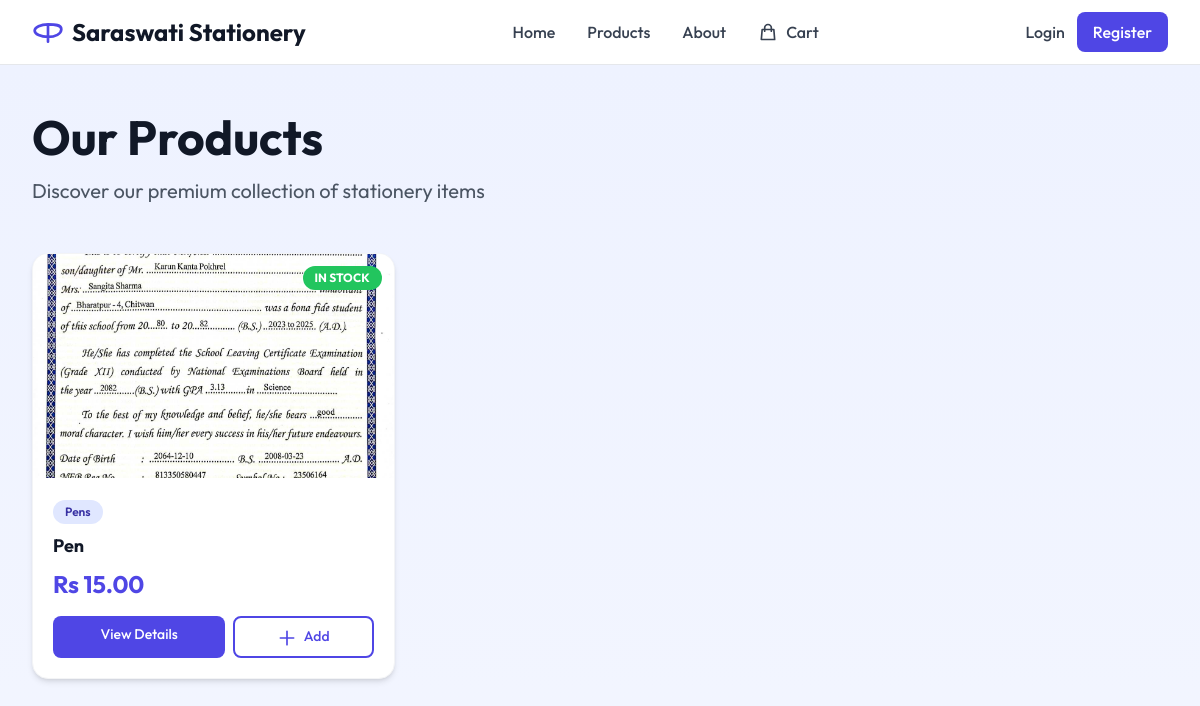
Page /products on the committed database.
### models.py (models this page shows, shortened)
class Product(db.Model):
    id = db.Column(db.Integer, primary_key=True)
    name = db.Column(db.String(200), nullable=False)
    price = db.Column(db.Float, nullable=False)
    stock = db.Column(db.Integer, default=0)
    category = db.Column(db.String(100))
    description = db.Column(db.Text)
    image_filename = db.Column(db.String(255))  # Stores uploaded image filename
    created_at = db.Column(db.DateTime, default=db.func.current_timestamp())
    updated_at = db.Column(db.DateTime, default=db.func.current_timestamp(), onupdate=db.func.current_timestamp())
    def get_image_url(self):
        if self.image_filename:
            return f"/static/uploads/products/{self.image_filename}"
        return "/static/uploads/products/placeholder.svg"

### app.py (the view)
@app.route('/products')
def products():
    products = Product.query.all()
    return render_template('products.html', products=products)

### templates/products.html (shortened to what this page needs)
{% extends 'base.html' %}
{% block content %}
<div class="min-h-screen bg-gradient-to-b from-indigo-50 to-white py-12 px-4 sm:px-6 lg:px-8">
  <div class="max-w-7xl mx-auto">
    <div class="mb-12">
      <h1 class="text-5xl font-bold text-gray-900 mb-4">Our Products</h1>
      <p class="text-xl text-gray-600">Discover our premium collection of stationery items</p>
    </div>
    {% if products %}
    <div class="grid grid-cols-1 md:grid-cols-2 lg:grid-cols-3 xl:grid-cols-4 gap-6">
      {% for product in products %}
      <div class="group bg-white rounded-2xl shadow-md hover:shadow-2xl transition-all transform hover:-translate-y-2 duration-300 overflow-hidden border border-gray-100">
        <div class="relative overflow-hidden bg-gray-200 h-56">
          <img src="{{ product.get_image_url() }}"
               alt="{{ product.name }}"
               class="w-full h-full object-cover group-hover:scale-110 transition-transform duration-300">
          {% if product.stock == 0 %}
          <div class="absolute top-3 right-3 bg-red-500 text-white px-3 py-1 rounded-full text-xs font-bold">
            OUT OF STOCK
          </div>
          {% elif product.stock < 10 %}
          <div class="absolute top-3 right-3 bg-yellow-500 text-white px-3 py-1 rounded-full text-xs font-bold">
            {{ product.stock }} LEFT
          </div>
          {% else %}
          <div class="absolute top-3 right-3 bg-green-500 text-white px-3 py-1 rounded-full text-xs font-bold">
            IN STOCK
          </div>
          {% endif %}
        </div>
        <div class="p-5">
          {% if product.category %}
          <div class="mb-2">
            <span class="inline-block bg-indigo-100 text-indigo-800 text-xs font-semibold px-3 py-1 rounded-full">
              {{ product.category }}
            </span>
          </div>
          {% endif %}
          <h3 class="text-lg font-bold text-gray-900 mb-2 line-clamp-2 group-hover:text-indigo-600 transition">
            {{ product.name }}
          </h3>
          <div class="mb-4">
            <p class="text-2xl font-bold text-indigo-600">Rs {{ "%.2f"|format(product.price) }}</p>
          </div>
          <div class="flex gap-2">
            <a href="{{ url_for('product_detail', id=product.id) }}"
               class="flex-1 bg-indigo-600 text-white px-4 py-2 rounded-lg hover:bg-indigo-700 transition font-medium text-center text-sm">
              View Details
            </a>
            {% if product.stock > 0 %}
            <form method="POST" action="{{ url_for('add_to_cart', product_id=product.id) }}" class="flex-1">
              <button type="submit"
                      class="w-full bg-white text-indigo-600 border-2 border-indigo-600 px-4 py-2 rounded-lg hover:bg-indigo-50 transition font-medium text-sm">
                <svg class="w-5 h-5 inline mr-1" fill="none" stroke="currentColor" viewBox="0 0 24 24">
                  <path stroke-linecap="round" stroke-linejoin="round" stroke-width="2" d="M12 4v16m8-8H4"></path>
                </svg>
                Add
              </button>
            </form>
            {% else %}
            <button disabled
                    class="flex-1 bg-gray-300 text-gray-600 px-4 py-2 rounded-lg cursor-not-allowed font-medium text-sm">
              Unavailable
            </button>
            {% endif %}
          </div>
        </div>
      </div>
      {% endfor %}
    </div>
    {% endif %}
  </div>
</div>
{% endblock %}

### static/style.css (style rules this page uses)
:root { --primary: #4f46e5; --primary-hover: #4338ca; --secondary: #6366f1; --accent: #fbbf24; --bg: #f8fafc; --bg-card: #ffffff; --text-main: #1e293b; --text-muted: #64748b; --border: #e2e8f0; --shadow-sm: 0 1px 2px 0 rgb(0 0 0 / 0.05); --shadow: 0 4px 6px -1px rgb(0 0 0 / 0.1), 0 2px 4px -2px rgb(0 0 0 / 0.1); --shadow-lg: 0 10px 15px -3px rgb(0 0 0 / 0.1), 0 4px 6px -4px rgb(0 0 0 / 0.1); --radius: 0.75rem; --transition: all 0.3s cubic-bezier(0.4, 0, 0.2, 1); }
* { margin: 0; padding: 0; box-sizing: border-box; }
body { font-family: 'Outfit', sans-serif; background-color: var(--bg); color: var(--text-main); line-height: 1.5; min-height: 100vh; overflow-x: hidden; }
h1, h2, h3, h4 { font-weight: 700; line-height: 1.2; }
a { text-decoration: none; color: inherit; transition: var(--transition); }
.grid { display: grid; grid-template-columns: repeat(auto-fit, minmax(300px, 1fr)); gap: 2rem; }

### rows in the picture
Product: get_image_url (picture), stock "IN STOCK", category "Pens", name "Pen", price "15.00"
